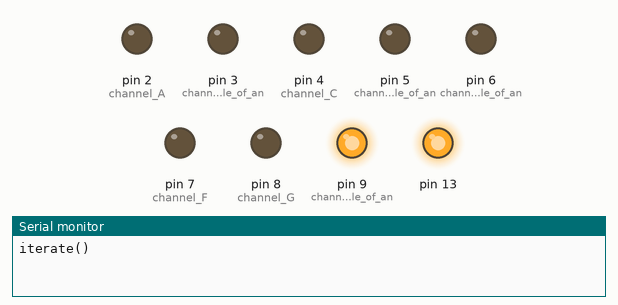
Bench run of a sketch on a simulated Arduino Uno, built with avr-gcc and run on an emulated ATmega328P. Shown: output pins drawn as LEDs (lit = HIGH), the last lines printed to the serial monitor. Random numbers use the default seed unless the sketch sets one.

Above: at 0.05 s.
At 12.05 s:
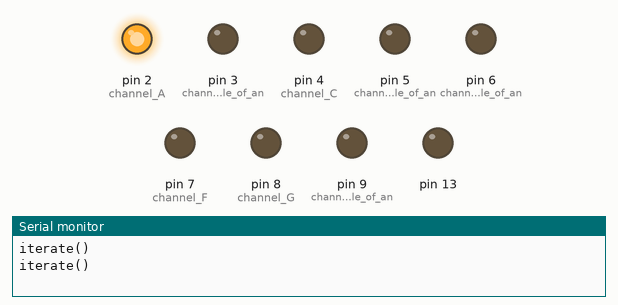
At 24.07 s:
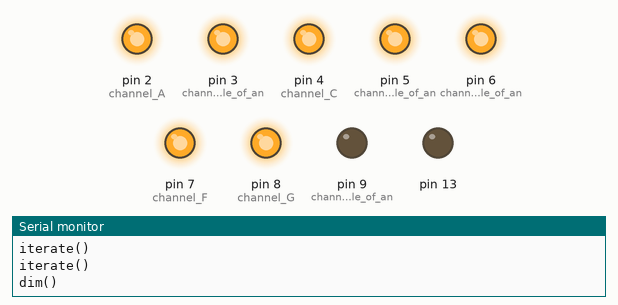
At 27.99 s:
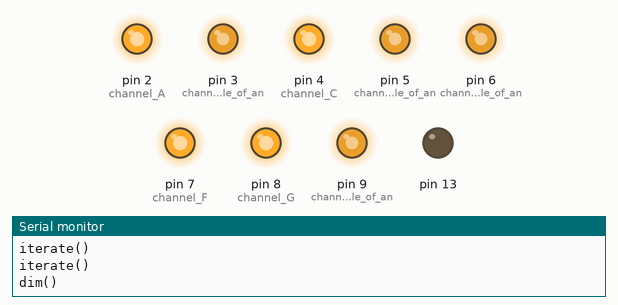
At 31.9 s:
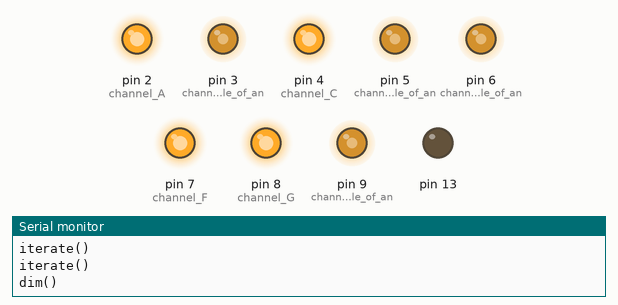
At 39.71 s:
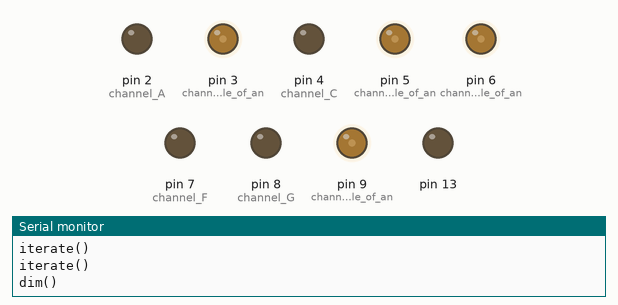
Timing chart, 0 to 40.0 s (numbered marks = the images above):
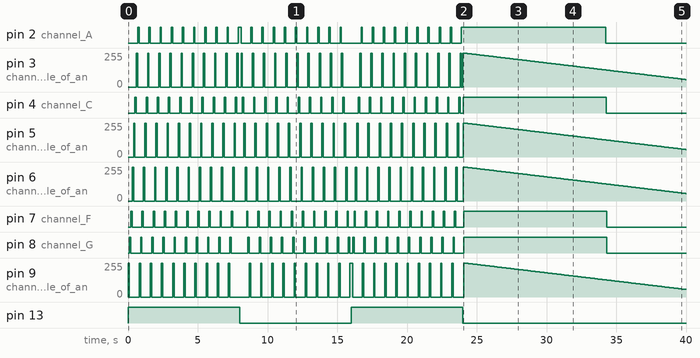

Measured:
- by itself, pin 4 (channel_C): LOW → HIGH at 0.50 s, → LOW 0.10 s later, → HIGH 0.70 s later, → LOW 0.10 s later, … (62 changes in this stretch)
- by itself, pin 7 (channel_F): LOW → HIGH at 0.20 s, → LOW 0.10 s later, → HIGH 0.70 s later, → LOW 0.10 s later, … (62 changes in this stretch)
- by itself, pin 8 (channel_G): LOW → HIGH at 0.10 s, → LOW 0.10 s later, → HIGH 0.70 s later, → LOW 0.10 s later, … (62 changes in this stretch)
- by itself, pin 13: alternates HIGH for 8.0 s and LOW for 8.0 s, 4 changes in all, then stays LOW
- by itself, pin 3 (channel_B_-_capable_of_an): 0/255 → 255/255 at 0.60 s, → 0/255 0.10 s later, → 255/255 0.70 s later, → 0/255 0.10 s later, … (260 changes in this stretch)
- by itself, pin 5 (channel_D_-_capable_of_an): 0/255 → 255/255 at 0.40 s, → 0/255 0.10 s later, → 255/255 0.70 s later, → 0/255 0.10 s later, … (260 changes in this stretch)

The sketch:

Halloween_snake.ino
```cpp
/////////////
// 10/28/2019
//
// Simple and quick driver for my Halloween snakehead.
/////////////

// Let's blink status when we change modes
int status = 1;

/*******************Setup Loop***************************/
void setup() {
  // The EL channels are on pins 2 through 9 on the ATMega328
  // Initialize the pins as outputs
  pinMode(2, OUTPUT);  // channel A
  pinMode(3, OUTPUT);  // channel B - capable of analogWrite()
  pinMode(4, OUTPUT);  // channel C
  pinMode(5, OUTPUT);  // channel D - capable of analogWrite()
  pinMode(6, OUTPUT);  // channel E - capable of analogWrite()
  pinMode(7, OUTPUT);  // channel F
  pinMode(8, OUTPUT);  // channel G
  pinMode(9, OUTPUT);  // channel H - capable of analogWrite()

//Pin 13 is the status LED on both the EL Sequencer and Arduino for use with the EL Escudo Dos.
   pinMode(13, OUTPUT);

   randomSeed(analogRead(0)); // Nothing on A0 so it should be noise

   Serial.begin(9600);
}

void loop()
{
  switch (random(6))
  {
    case 0:
      all_on();
      break;
    case 1:
      iterate();
      break;
    case 2:
      iterate_down();
      break;
    case 3:
      brighten();
      break;
    case 4:
      dim();
      break;
    case 5:
      all_off();
      break;
  }
}

void all_on()
{
  Serial.println("all_on()");
  digitalWrite(13, status);
  status = !status;

  for (int x=2; x<=9; x++)
  {
    digitalWrite(x, HIGH);    // turn the EL channel on
  }

  delay(10 * 1000); // delay for 10 seconds
}

void all_off()
{
  Serial.println("all_off()");
  digitalWrite(13, status);
  status = !status;

  for (int x=2; x<=9; x++)
  {
    digitalWrite(x, LOW);    // turn the EL channel off
  }

  delay(5 * 1000); // delay for 10 seconds
}

void iterate()
{
  Serial.println("iterate()");
  digitalWrite(13, status);
  status = !status;

  for (int i= 0; i < 10; ++i)
  {
    for (int x=2; x<=9; x++)
    {
      digitalWrite(x, HIGH);    // turn the EL channel on
      delay(100);              // wait for 1/10 second
      digitalWrite(x, LOW);    // turn the EL channel off
    }
  }
}

void iterate_down()
{
  Serial.println("iterate()");
  digitalWrite(13, status);
  status = !status;

  for (int i= 0; i < 10; ++i)
  {
    for (int x=9; x>=2; x--)
    {
      digitalWrite(x, HIGH);    // turn the EL channel on
      delay(100);              // wait for 1/10 second
      digitalWrite(x, LOW);    // turn the EL channel off
    }
  }
}

// will only brighten pins capable of analog. See comments above.
// undefined effect on the other pins.
void brighten()
{
  Serial.println("brighten()");
  digitalWrite(13, status);
  status = !status;

  for (int bright = 0; bright < 256; ++bright)
  {
    for (int x=2; x<=9; x++)
    {
      analogWrite(x, bright);   // turn the EL channel on
      delay(10);
    }
  }
  delay(1000);
}

// will only dim pins capable of analog. See comments above.
// undefined effect on the other pins.
void dim()
{
  Serial.println("dim()");
  digitalWrite(13, status);
  status = !status;

  for (int bright = 255; bright >= 0; --bright)
  {
    for (int x=2; x<=9; x++)
    {
      analogWrite(x, bright);   // turn the EL channel on
      delay(10);
    }
  }
  delay(1000);
}
```
